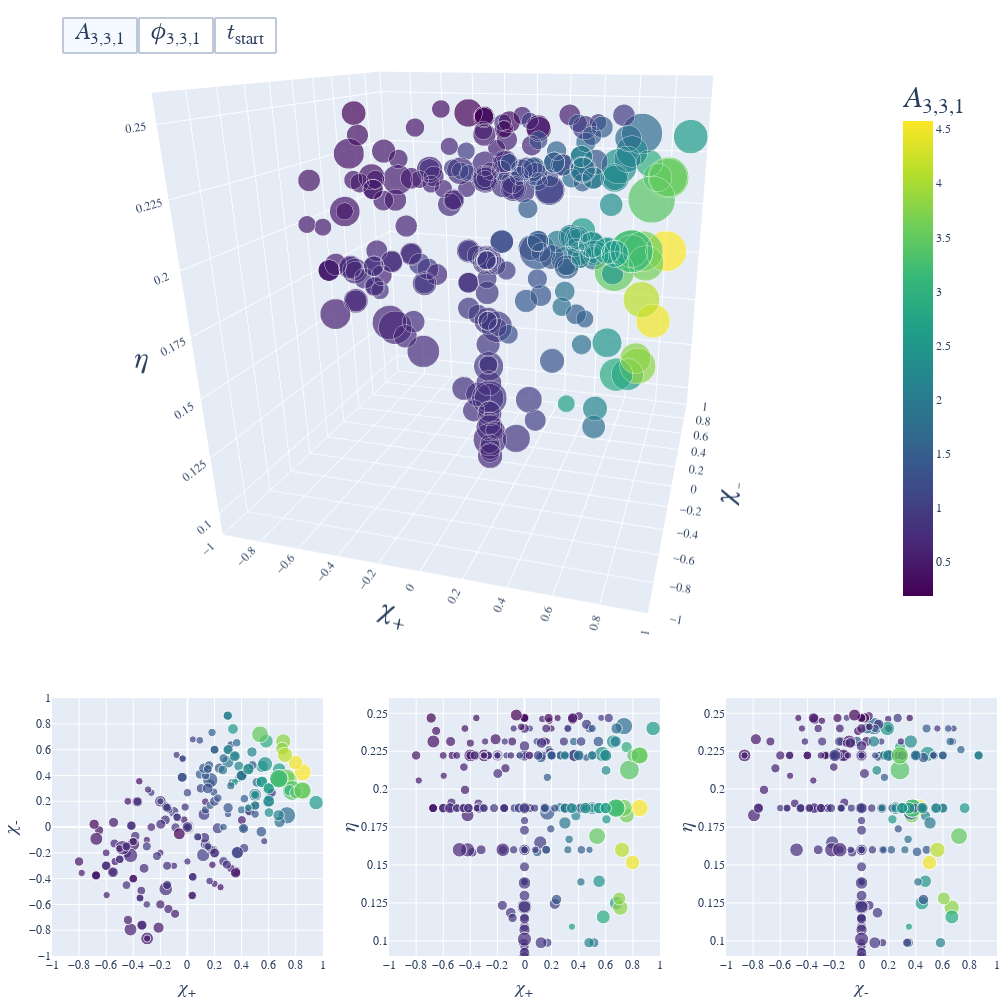

The cell this chart's notebook holds for it:
### Code cell
from plotly.subplots import make_subplots
import plotly.graph_objects as go

row_r = 1/3.5

fig = make_subplots(
    rows=2, cols=3,
    specs=[[{'type': 'scene', 'colspan': 3}, None, None],
           [{'type': 'xy'}, {'type': 'xy'}, {'type': 'xy'}], ],
    row_heights = [1-row_r, row_r],
    vertical_spacing= 0.05,
    horizontal_spacing= 0.07,
    # column_widths = 800,
    # row_heights = 800
    )


df_plot = df_mode_3D_full_full

chi_p = df_plot['chi_p']
chi_m = df_plot['chi_m']
eta = df_plot['eta']
range_invs = ['A_range_inv', 'phi_range_inv', 'A_range_inv']

colorscales = ['Viridis', 'Viridis', 'inferno']
color_vars = ['A_med', 'phase_unwrapped', 't_flat_start']
color_bar_labels = [f'𝐴<sub>{mode_string_plot}</sub>', f'𝜙<sub>{mode_string_plot}</sub>', f'𝑡<sub>start</sub>/𝑀']
button_labels = [f'𝐴<sub>{mode_string_plot}</sub>', f'𝜙<sub>{mode_string_plot}</sub>', f'𝑡<sub>start</sub>']
visibles = [True] + (len(button_labels)-1)*[False]

for iii, color_var in enumerate(color_vars):

    fig1 = go.Scatter3d(x = chi_p, y = chi_m, z = eta, mode = 'markers',
                        marker = dict(size = df_plot[range_invs[iii]]**(1/3), sizeref = max(df_plot[range_invs[iii]])**(1/3)/32.5, 
                        color = df_plot[color_var], colorscale = colorscales[iii], showscale = True,
                        colorbar_x = 0.89,
                        colorbar_y = 2.6/4,
                        colorbar_len = 2.25/4,
                        colorbar_title = color_bar_labels[iii],
                        colorbar_titlefont = dict(size = 30)
                        ),
                        showlegend = False,
                        customdata = np.stack((df_plot['SXS_num'], df_plot['A_med'],
                                            df_plot['phase_unwrapped'], df_plot['A_range'], df_plot['phi_range'],
                                            df_plot['t_flat_start']), axis = -1),
                        hovertemplate = r'SXS:BBH:%{customdata[0]:04}<br>'
                                        r'<br>'
                                        r'𝐴: %{customdata[1]:.4e}<br>'
                                        r'𝜙: %{customdata[2]:.4f}<br>'
                                        r'𝛿𝐴: %{customdata[3]:.4e}<br>'
                                        r'𝛿𝜙 %{customdata[4]:.4e}<br>'
                                        r'𝑡<sub>start</sub>: %{customdata[5]:.1f} 𝑀<br>'
                                        r'<br>'
                                        r'𝜂: %{z:.4f}<br>'
                                        r'𝜒<sub>+</sub>: %{x:.4f}<br>'
                                        r'𝜒<sub>-</sub>: %{y:.4f}<extra></extra>',
                        visible = visibles[iii],
                        )

    small_marker_dict = dict(size = df_plot[range_invs[iii]]**(1/3), sizeref = max(df_plot[range_invs[iii]])**(1/3)/20.0,
                             color = df_plot[color_var], colorscale = colorscales[iii])

    fig2 = go.Scatter(x = chi_p, y = chi_m, mode = 'markers',
                        marker = small_marker_dict,
                        customdata = np.stack((df_plot['SXS_num'], df_plot['A_med'],
                                            df_plot['phase_unwrapped'], df_plot['A_range'], df_plot['phi_range'],
                                            df_plot['eta'], df_plot['t_flat_start']), axis = -1),
                        hovertemplate = r'SXS:BBH:%{customdata[0]:04}<br>'
                                        r'<br>'
                                        r'𝐴: %{customdata[1]:.4e}<br>'
                                        r'𝜙: %{customdata[2]:.4f}<br>'
                                        r'𝛿𝐴: %{customdata[3]:.4e}<br>'
                                        r'𝛿𝜙: %{customdata[4]:.4e}<br>'
                                        r'𝑡<sub>start</sub>: %{customdata[6]:.1f} 𝑀<br>'
                                        r'<br>'
                                        r'𝜂: %{customdata[5]:.4f}<br>'
                                        r'𝜒<sub>+</sub>: %{x:.4f}<br>'
                                        r'𝜒<sub>-</sub>: %{y:.4f}<extra></extra>',
                        visible = visibles[iii],
                        showlegend = False)

    fig3 = go.Scatter(x = chi_p, y = eta, mode = 'markers',
                        marker = small_marker_dict,
                        customdata = np.stack((df_plot['SXS_num'], df_plot['A_med'],
                                                df_plot['phase_unwrapped'], df_plot['A_range'], df_plot['phi_range'],
                                                df_plot['chi_m'], df_plot['t_flat_start']), axis = -1),
                        hovertemplate = r'SXS:BBH:%{customdata[0]:04}<br>'
                                        r'<br>'
                                        r'𝐴: %{customdata[1]:.4e}<br>'
                                        r'𝜙: %{customdata[2]:.4f}<br>'
                                        r'𝛿𝐴: %{customdata[3]:.4e}<br>'
                                        r'𝛿𝜙: %{customdata[4]:.4e}<br>'
                                        r'𝑡<sub>start</sub>: %{customdata[6]:.1f} 𝑀<br>'
                                        r'<br>'
                                        r'𝜂: %{y:.4f}<br>'
                                        r'𝜒<sub>+</sub>: %{x:.4f}<br>'
                                        r'𝜒<sub>-</sub>: %{customdata[5]:.4f}<extra></extra>',
                        visible = visibles[iii],
                        showlegend = False)

    fig4 = go.Scatter(x = chi_m, y = eta, mode = 'markers',
                        marker = small_marker_dict,
                        customdata = np.stack((df_plot['SXS_num'], df_plot['A_med'],
                                                df_plot['phase_unwrapped'], df_plot['A_range'], df_plot['phi_range'],
                                                df_plot['chi_p'], df_plot['t_flat_start']), axis = -1),
                        hovertemplate = r'SXS:BBH:%{customdata[0]:04}<br>'
                                        r'<br>'
                                        r'𝐴: %{customdata[1]:.4e}<br>'
                                        r'𝜙: %{customdata[2]:.4f}<br>'
                                        r'𝛿𝐴: %{customdata[3]:.4e}<br>'
                                        r'𝛿𝜙: %{customdata[4]:.4e}<br>'
                                        r'𝑡<sub>start</sub>: %{customdata[6]:.1f} 𝑀<br>'
                                        r'<br>'
                                        r'𝜂: %{y:.4f}<br>'
                                        r'𝜒<sub>+</sub>: %{customdata[5]:.4f}<br>'
                                        r'𝜒<sub>-</sub>: %{x:.4f}<extra></extra>',
                        visible = visibles[iii],
                        showlegend = False)

    fig.add_trace(fig1, row = 1, col = 1)
    fig.add_trace(fig2, row = 2, col = 1)
    fig.add_trace(fig3, row = 2, col = 2)
    fig.add_trace(fig4, row = 2, col = 3)

fig.update_layout(
        margin = dict(l=0, r=0, t=0, b=0),
        width = 1000, height = 1000,
        # coloraxis_colorbar_y = 0.5
        )

fig.update_layout(
        scene = dict(
            xaxis = dict(title = r'𝜒<sub>+</sub>', titlefont = dict(size=30),
                         tick0 = -0.8, dtick = 0.2,
                         range = [-1.0, 1.0]),
            yaxis = dict(title = r'𝜒<sub>-</sub>', titlefont = dict(size=30),
                         tick0 = -0.8, dtick = 0.2,
                         range = [-1.0, 1.0]),
            zaxis = dict(title = r'𝜂', titlefont = dict(size=30),
                        tick0 = 0.1, dtick = 0.025, 
                        range = [0.09, 0.26]),
                    ),
        font_family = 'Geneva',
        xaxis1 = dict(title = r'𝜒<sub>+</sub>', titlefont = dict(size=20),
                      tick0 = -0.8, dtick = 0.2,
                         range = [-1.0, 1.0]),
        yaxis1 = dict(title = r'𝜒<sub>-</sub>', titlefont = dict(size=20),
                      tick0 = -0.8, dtick = 0.2,
                         range = [-1.0, 1.0]),
        xaxis2 = dict(title = r'𝜒<sub>+</sub>', titlefont = dict(size=20),
                      tick0 = -0.8, dtick = 0.2,
                            range = [-1.0, 1.0]),
        yaxis2 = dict(title = r'𝜂', titlefont = dict(size=20),
                      tick0 = 0.1, dtick = 0.025,
                            range = [0.09, 0.26],
                        title_standoff = 0),
        xaxis3 = dict(title = r'𝜒<sub>-</sub>', titlefont = dict(size=20),
                        tick0 = -0.8, dtick = 0.2,
                        range = [-1.0, 1.0]),
        yaxis3 = dict(title = r'𝜂', titlefont = dict(size = 20),
                      tick0 = 0.1, dtick = 0.025,
                            range = [0.09, 0.26],
                            title_standoff = 0),)

zoomout = 1.2

camera = dict(
    eye = dict(x = 0.5*zoomout, y = -1.5*zoomout, z = 0.5*zoomout),
    center = dict(x = 0.1, y = 0, z = -0.1),
              )

fig.update_layout(scene_camera = camera)

config = {
  'toImageButtonOptions': {
    'format': 'jpeg', # one of png, svg, jpeg, webp
    # 'filename': 'custom_image',
    'scale': 15 # Multiply title/legend/axis/canvas sizes by this factor
  }
}

buttons = []
for i, button_label in enumerate(button_labels):
    button_dict = dict(
        label = button_label,
        method = 'update',
        args = [{"visible": [0 <= j/4 - i < 1 for j in range(4*len(button_labels))]}],
    )
    buttons.append(button_dict)

fig.update_layout(
    updatemenus=[
        dict(
            type="buttons",
            direction="right",
            font = dict(size = 24),
            borderwidth = 2,
            x=0.01,
            y=0.99,
            buttons=buttons,
            xanchor="left",
            yanchor="top",
            showactive=True,
            active = 0,
        )
    ]
)


fig.show(config = config)

# fig.write_html(f'../../docs/mode_plots/plotly_{mode_string_pro}.html', full_html=False, include_plotlyjs='cdn')

### Figure 1 — Plotly figure (JSON) as saved in the notebook; plotly's stock layout.template omitted (floating-point values rounded to 4 significant figures; data arrays with more than 128 entries replaced by an {"elided": "..."} marker saying what was removed)
{"data": [{"customdata": {"elided": "264x6 float values"}, "hovertemplate": "SXS:BBH:%{customdata[0]:04}<br><br>𝐴: %{customdata[1]:.4e}<br>𝜙: %{customdata[2]:.4f}<br>𝛿𝐴: %{customdata[3]:.4e}<br>𝛿𝜙 %{customdata[4]:.4e}<br>𝑡<sub>start</sub>: %{customdata[5]:.1f} 𝑀<br><br>𝜂: %{z:.4f}<br>𝜒<sub>+</sub>: %{x:.4f}<br>𝜒<sub>-</sub>: %{y:.4f}<extra></extra>", "marker": {"color": {"elided": "264 float values"}, "colorbar": {"len": 0.5625, "title": {"font": {"size": 30}, "text": "𝐴<sub>3,3,1</sub>"}, "x": 0.89, "y": 0.65}, "colorscale": [[0, "#440154"], [0.1111, "#482878"], [0.2222, "#3e4989"], [0.3333, "#31688e"], [0.4444, "#26828e"], [0.5556, "#1f9e89"], [0.6667, "#35b779"], [0.7778, "#6ece58"], [0.8889, "#b5de2b"], [1, "#fde725"]], "showscale": true, "size": {"elided": "264 float values"}, "sizeref": 0.1497}, "mode": "markers", "scene": "scene", "showlegend": false, "type": "scatter3d", "visible": true, "x": {"elided": "264 float values"}, "y": {"elided": "264 float values"}, "z": {"elided": "264 float values"}}, {"customdata": {"elided": "264x7 float values"}, "hovertemplate": "SXS:BBH:%{customdata[0]:04}<br><br>𝐴: %{customdata[1]:.4e}<br>𝜙: %{customdata[2]:.4f}<br>𝛿𝐴: %{customdata[3]:.4e}<br>𝛿𝜙: %{customdata[4]:.4e}<br>𝑡<sub>start</sub>: %{customdata[6]:.1f} 𝑀<br><br>𝜂: %{customdata[5]:.4f}<br>𝜒<sub>+</sub>: %{x:.4f}<br>𝜒<sub>-</sub>: %{y:.4f}<extra></extra>", "marker": {"color": {"elided": "264 float values"}, "colorscale": [[0, "#440154"], [0.1111, "#482878"], [0.2222, "#3e4989"], [0.3333, "#31688e"], [0.4444, "#26828e"], [0.5556, "#1f9e89"], [0.6667, "#35b779"], [0.7778, "#6ece58"], [0.8889, "#b5de2b"], [1, "#fde725"]], "size": {"elided": "264 float values"}, "sizeref": 0.2432}, "mode": "markers", "showlegend": false, "type": "scatter", "visible": true, "x": {"elided": "264 float values"}, "xaxis": "x", "y": {"elided": "264 float values"}, "yaxis": "y"}, {"customdata": {"elided": "264x7 float values"}, "hovertemplate": "SXS:BBH:%{customdata[0]:04}<br><br>𝐴: %{customdata[1]:.4e}<br>𝜙: %{customdata[2]:.4f}<br>𝛿𝐴: %{customdata[3]:.4e}<br>𝛿𝜙: %{customdata[4]:.4e}<br>𝑡<sub>start</sub>: %{customdata[6]:.1f} 𝑀<br><br>𝜂: %{y:.4f}<br>𝜒<sub>+</sub>: %{x:.4f}<br>𝜒<sub>-</sub>: %{customdata[5]:.4f}<extra></extra>", "marker": {"color": {"elided": "264 float values"}, "colorscale": [[0, "#440154"], [0.1111, "#482878"], [0.2222, "#3e4989"], [0.3333, "#31688e"], [0.4444, "#26828e"], [0.5556, "#1f9e89"], [0.6667, "#35b779"], [0.7778, "#6ece58"], [0.8889, "#b5de2b"], [1, "#fde725"]], "size": {"elided": "264 float values"}, "sizeref": 0.2432}, "mode": "markers", "showlegend": false, "type": "scatter", "visible": true, "x": {"elided": "264 float values"}, "xaxis": "x2", "y": {"elided": "264 float values"}, "yaxis": "y2"}, {"customdata": {"elided": "264x7 float values"}, "hovertemplate": "SXS:BBH:%{customdata[0]:04}<br><br>𝐴: %{customdata[1]:.4e}<br>𝜙: %{customdata[2]:.4f}<br>𝛿𝐴: %{customdata[3]:.4e}<br>𝛿𝜙: %{customdata[4]:.4e}<br>𝑡<sub>start</sub>: %{customdata[6]:.1f} 𝑀<br><br>𝜂: %{y:.4f}<br>𝜒<sub>+</sub>: %{customdata[5]:.4f}<br>𝜒<sub>-</sub>: %{x:.4f}<extra></extra>", "marker": {"color": {"elided": "264 float values"}, "colorscale": [[0, "#440154"], [0.1111, "#482878"], [0.2222, "#3e4989"], [0.3333, "#31688e"], [0.4444, "#26828e"], [0.5556, "#1f9e89"], [0.6667, "#35b779"], [0.7778, "#6ece58"], [0.8889, "#b5de2b"], [1, "#fde725"]], "size": {"elided": "264 float values"}, "sizeref": 0.2432}, "mode": "markers", "showlegend": false, "type": "scatter", "visible": true, "x": {"elided": "264 float values"}, "xaxis": "x3", "y": {"elided": "264 float values"}, "yaxis": "y3"}, {"customdata": {"elided": "264x6 float values"}, "hovertemplate": "SXS:BBH:%{customdata[0]:04}<br><br>𝐴: %{customdata[1]:.4e}<br>𝜙: %{customdata[2]:.4f}<br>𝛿𝐴: %{customdata[3]:.4e}<br>𝛿𝜙 %{customdata[4]:.4e}<br>𝑡<sub>start</sub>: %{customdata[5]:.1f} 𝑀<br><br>𝜂: %{z:.4f}<br>𝜒<sub>+</sub>: %{x:.4f}<br>𝜒<sub>-</sub>: %{y:.4f}<extra></extra>", "marker": {"color": {"elided": "264 float values"}, "colorbar": {"len": 0.5625, "title": {"font": {"size": 30}, "text": "𝜙<sub>3,3,1</sub>"}, "x": 0.89, "y": 0.65}, "colorscale": [[0, "#440154"], [0.1111, "#482878"], [0.2222, "#3e4989"], [0.3333, "#31688e"], [0.4444, "#26828e"], [0.5556, "#1f9e89"], [0.6667, "#35b779"], [0.7778, "#6ece58"], [0.8889, "#b5de2b"], [1, "#fde725"]], "showscale": true, "size": {"elided": "264 float values"}, "sizeref": 0.149}, "mode": "markers", "scene": "scene", "showlegend": false, "type": "scatter3d", "visible": false, "x": {"elided": "264 float values"}, "y": {"elided": "264 float values"}, "z": {"elided": "264 float values"}}, {"customdata": {"elided": "264x7 float values"}, "hovertemplate": "SXS:BBH:%{customdata[0]:04}<br><br>𝐴: %{customdata[1]:.4e}<br>𝜙: %{customdata[2]:.4f}<br>𝛿𝐴: %{customdata[3]:.4e}<br>𝛿𝜙: %{customdata[4]:.4e}<br>𝑡<sub>start</sub>: %{customdata[6]:.1f} 𝑀<br><br>𝜂: %{customdata[5]:.4f}<br>𝜒<sub>+</sub>: %{x:.4f}<br>𝜒<sub>-</sub>: %{y:.4f}<extra></extra>", "marker": {"color": {"elided": "264 float values"}, "colorscale": [[0, "#440154"], [0.1111, "#482878"], [0.2222, "#3e4989"], [0.3333, "#31688e"], [0.4444, "#26828e"], [0.5556, "#1f9e89"], [0.6667, "#35b779"], [0.7778, "#6ece58"], [0.8889, "#b5de2b"], [1, "#fde725"]], "size": {"elided": "264 float values"}, "sizeref": 0.2421}, "mode": "markers", "showlegend": false, "type": "scatter", "visible": false, "x": {"elided": "264 float values"}, "xaxis": "x", "y": {"elided": "264 float values"}, "yaxis": "y"}, {"customdata": {"elided": "264x7 float values"}, "hovertemplate": "SXS:BBH:%{customdata[0]:04}<br><br>𝐴: %{customdata[1]:.4e}<br>𝜙: %{customdata[2]:.4f}<br>𝛿𝐴: %{customdata[3]:.4e}<br>𝛿𝜙: %{customdata[4]:.4e}<br>𝑡<sub>start</sub>: %{customdata[6]:.1f} 𝑀<br><br>𝜂: %{y:.4f}<br>𝜒<sub>+</sub>: %{x:.4f}<br>𝜒<sub>-</sub>: %{customdata[5]:.4f}<extra></extra>", "marker": {"color": {"elided": "264 float values"}, "colorscale": [[0, "#440154"], [0.1111, "#482878"], [0.2222, "#3e4989"], [0.3333, "#31688e"], [0.4444, "#26828e"], [0.5556, "#1f9e89"], [0.6667, "#35b779"], [0.7778, "#6ece58"], [0.8889, "#b5de2b"], [1, "#fde725"]], "size": {"elided": "264 float values"}, "sizeref": 0.2421}, "mode": "markers", "showlegend": false, "type": "scatter", "visible": false, "x": {"elided": "264 float values"}, "xaxis": "x2", "y": {"elided": "264 float values"}, "yaxis": "y2"}, {"customdata": {"elided": "264x7 float values"}, "hovertemplate": "SXS:BBH:%{customdata[0]:04}<br><br>𝐴: %{customdata[1]:.4e}<br>𝜙: %{customdata[2]:.4f}<br>𝛿𝐴: %{customdata[3]:.4e}<br>𝛿𝜙: %{customdata[4]:.4e}<br>𝑡<sub>start</sub>: %{customdata[6]:.1f} 𝑀<br><br>𝜂: %{y:.4f}<br>𝜒<sub>+</sub>: %{customdata[5]:.4f}<br>𝜒<sub>-</sub>: %{x:.4f}<extra></extra>", "marker": {"color": {"elided": "264 float values"}, "colorscale": [[0, "#440154"], [0.1111, "#482878"], [0.2222, "#3e4989"], [0.3333, "#31688e"], [0.4444, "#26828e"], [0.5556, "#1f9e89"], [0.6667, "#35b779"], [0.7778, "#6ece58"], [0.8889, "#b5de2b"], [1, "#fde725"]], "size": {"elided": "264 float values"}, "sizeref": 0.2421}, "mode": "markers", "showlegend": false, "type": "scatter", "visible": false, "x": {"elided": "264 float values"}, "xaxis": "x3", "y": {"elided": "264 float values"}, "yaxis": "y3"}, {"customdata": {"elided": "264x6 float values"}, "hovertemplate": "SXS:BBH:%{customdata[0]:04}<br><br>𝐴: %{customdata[1]:.4e}<br>𝜙: %{customdata[2]:.4f}<br>𝛿𝐴: %{customdata[3]:.4e}<br>𝛿𝜙 %{customdata[4]:.4e}<br>𝑡<sub>start</sub>: %{customdata[5]:.1f} 𝑀<br><br>𝜂: %{z:.4f}<br>𝜒<sub>+</sub>: %{x:.4f}<br>𝜒<sub>-</sub>: %{y:.4f}<extra></extra>", "marker": {"color": {"elided": "264 float values"}, "colorbar": {"len": 0.5625, "title": {"font": {"size": 30}, "text": "𝑡<sub>start</sub>/𝑀"}, "x": 0.89, "y": 0.65}, "colorscale": [[0, "#000004"], [0.1111, "#1b0c41"], [0.2222, "#4a0c6b"], [0.3333, "#781c6d"], [0.4444, "#a52c60"], [0.5556, "#cf4446"], [0.6667, "#ed6925"], [0.7778, "#fb9b06"], [0.8889, "#f7d13d"], [1, "#fcffa4"]], "showscale": true, "size": {"elided": "264 float values"}, "sizeref": 0.1497}, "mode": "markers", "scene": "scene", "showlegend": false, "type": "scatter3d", "visible": false, "x": {"elided": "264 float values"}, "y": {"elided": "264 float values"}, "z": {"elided": "264 float values"}}, {"customdata": {"elided": "264x7 float values"}, "hovertemplate": "SXS:BBH:%{customdata[0]:04}<br><br>𝐴: %{customdata[1]:.4e}<br>𝜙: %{customdata[2]:.4f}<br>𝛿𝐴: %{customdata[3]:.4e}<br>𝛿𝜙: %{customdata[4]:.4e}<br>𝑡<sub>start</sub>: %{customdata[6]:.1f} 𝑀<br><br>𝜂: %{customdata[5]:.4f}<br>𝜒<sub>+</sub>: %{x:.4f}<br>𝜒<sub>-</sub>: %{y:.4f}<extra></extra>", "marker": {"color": {"elided": "264 float values"}, "colorscale": [[0, "#000004"], [0.1111, "#1b0c41"], [0.2222, "#4a0c6b"], [0.3333, "#781c6d"], [0.4444, "#a52c60"], [0.5556, "#cf4446"], [0.6667, "#ed6925"], [0.7778, "#fb9b06"], [0.8889, "#f7d13d"], [1, "#fcffa4"]], "size": {"elided": "264 float values"}, "sizeref": 0.2432}, "mode": "markers", "showlegend": false, "type": "scatter", "visible": false, "x": {"elided": "264 float values"}, "xaxis": "x", "y": {"elided": "264 float values"}, "yaxis": "y"}, {"customdata": {"elided": "264x7 float values"}, "hovertemplate": "SXS:BBH:%{customdata[0]:04}<br><br>𝐴: %{customdata[1]:.4e}<br>𝜙: %{customdata[2]:.4f}<br>𝛿𝐴: %{customdata[3]:.4e}<br>𝛿𝜙: %{customdata[4]:.4e}<br>𝑡<sub>start</sub>: %{customdata[6]:.1f} 𝑀<br><br>𝜂: %{y:.4f}<br>𝜒<sub>+</sub>: %{x:.4f}<br>𝜒<sub>-</sub>: %{customdata[5]:.4f}<extra></extra>", "marker": {"color": {"elided": "264 float values"}, "colorscale": [[0, "#000004"], [0.1111, "#1b0c41"], [0.2222, "#4a0c6b"], [0.3333, "#781c6d"], [0.4444, "#a52c60"], [0.5556, "#cf4446"], [0.6667, "#ed6925"], [0.7778, "#fb9b06"], [0.8889, "#f7d13d"], [1, "#fcffa4"]], "size": {"elided": "264 float values"}, "sizeref": 0.2432}, "mode": "markers", "showlegend": false, "type": "scatter", "visible": false, "x": {"elided": "264 float values"}, "xaxis": "x2", "y": {"elided": "264 float values"}, "yaxis": "y2"}, {"customdata": {"elided": "264x7 float values"}, "hovertemplate": "SXS:BBH:%{customdata[0]:04}<br><br>𝐴: %{customdata[1]:.4e}<br>𝜙: %{customdata[2]:.4f}<br>𝛿𝐴: %{customdata[3]:.4e}<br>𝛿𝜙: %{customdata[4]:.4e}<br>𝑡<sub>start</sub>: %{customdata[6]:.1f} 𝑀<br><br>𝜂: %{y:.4f}<br>𝜒<sub>+</sub>: %{customdata[5]:.4f}<br>𝜒<sub>-</sub>: %{x:.4f}<extra></extra>", "marker": {"color": {"elided": "264 float values"}, "colorscale": [[0, "#000004"], [0.1111, "#1b0c41"], [0.2222, "#4a0c6b"], [0.3333, "#781c6d"], [0.4444, "#a52c60"], [0.5556, "#cf4446"], [0.6667, "#ed6925"], [0.7778, "#fb9b06"], [0.8889, "#f7d13d"], [1, "#fcffa4"]], "size": {"elided": "264 float values"}, "sizeref": 0.2432}, "mode": "markers", "showlegend": false, "type": "scatter", "visible": false, "x": {"elided": "264 float values"}, "xaxis": "x3", "y": {"elided": "264 float values"}, "yaxis": "y3"}], "layout": {"font": {"family": "Geneva"}, "height": 1000, "margin": {"b": 0, "l": 0, "r": 0, "t": 0}, "scene": {"camera": {"center": {"x": 0.1, "y": 0, "z": -0.1}, "eye": {"x": 0.6, "y": -1.8, "z": 0.6}}, "domain": {"x": [0, 1], "y": [0.3214, 1]}, "xaxis": {"dtick": 0.2, "range": [-1, 1], "tick0": -0.8, "title": {"font": {"size": 30}, "text": "𝜒<sub>+</sub>"}}, "yaxis": {"dtick": 0.2, "range": [-1, 1], "tick0": -0.8, "title": {"font": {"size": 30}, "text": "𝜒<sub>-</sub>"}}, "zaxis": {"dtick": 0.025, "range": [0.09, 0.26], "tick0": 0.1, "title": {"font": {"size": 30}, "text": "𝜂"}}}, "updatemenus": [{"active": 0, "borderwidth": 2, "buttons": [{"args": [{"visible": [true, true, true, true, false, false, false, false, false, false, false, false]}], "label": "𝐴<sub>3,3,1</sub>", "method": "update"}, {"args": [{"visible": [false, false, false, false, true, true, true, true, false, false, false, false]}], "label": "𝜙<sub>3,3,1</sub>", "method": "update"}, {"args": [{"visible": [false, false, false, false, false, false, false, false, true, true, true, true]}], "label": "𝑡<sub>start</sub>", "method": "update"}], "direction": "right", "font": {"size": 24}, "showactive": true, "type": "buttons", "x": 0.01, "xanchor": "left", "y": 0.99, "yanchor": "top"}], "width": 1000, "xaxis": {"anchor": "y", "domain": [0, 0.2867], "dtick": 0.2, "range": [-1, 1], "tick0": -0.8, "title": {"font": {"size": 20}, "text": "𝜒<sub>+</sub>"}}, "xaxis2": {"anchor": "y2", "domain": [0.3567, 0.6433], "dtick": 0.2, "range": [-1, 1], "tick0": -0.8, "title": {"font": {"size": 20}, "text": "𝜒<sub>+</sub>"}}, "xaxis3": {"anchor": "y3", "domain": [0.7133, 1], "dtick": 0.2, "range": [-1, 1], "tick0": -0.8, "title": {"font": {"size": 20}, "text": "𝜒<sub>-</sub>"}}, "yaxis": {"anchor": "x", "domain": [0, 0.2714], "dtick": 0.2, "range": [-1, 1], "tick0": -0.8, "title": {"font": {"size": 20}, "text": "𝜒<sub>-</sub>"}}, "yaxis2": {"anchor": "x2", "domain": [0, 0.2714], "dtick": 0.025, "range": [0.09, 0.26], "tick0": 0.1, "title": {"font": {"size": 20}, "standoff": 0, "text": "𝜂"}}, "yaxis3": {"anchor": "x3", "domain": [0, 0.2714], "dtick": 0.025, "range": [0.09, 0.26], "tick0": 0.1, "title": {"font": {"size": 20}, "standoff": 0, "text": "𝜂"}}}}
